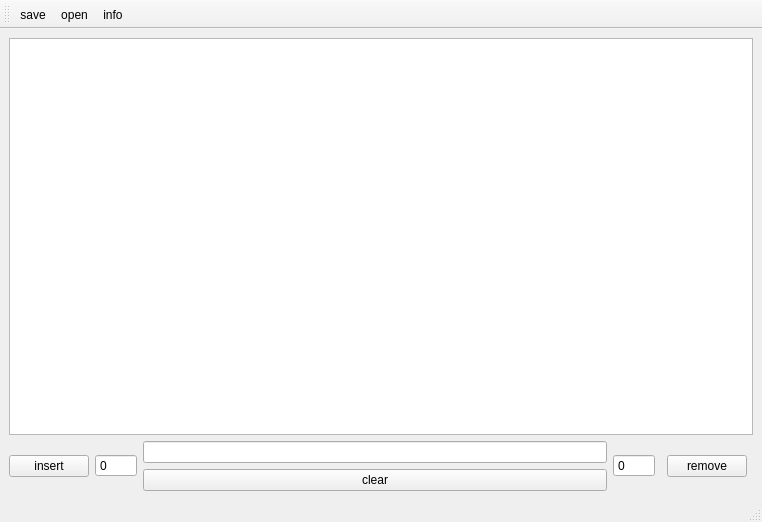
<?xml version="1.0" encoding="UTF-8"?>
<ui version="4.0">
 <class>MainWindow</class>
 <widget class="QMainWindow" name="MainWindow">
  <property name="geometry">
   <rect>
    <x>0</x>
    <y>0</y>
    <width>762</width>
    <height>522</height>
   </rect>
  </property>
  <property name="windowTitle">
   <string>MainWindow</string>
  </property>
  <widget class="QWidget" name="centralwidget">
   <layout class="QGridLayout" name="gridLayout">
    <item row="1" column="1" rowspan="2">
     <widget class="QSpinBox" name="line_insert">
      <property name="buttonSymbols">
       <enum>QAbstractSpinBox::NoButtons</enum>
      </property>
      <property name="minimum">
       <number>-9999</number>
      </property>
      <property name="maximum">
       <number>9999</number>
      </property>
     </widget>
    </item>
    <item row="1" column="2">
     <widget class="QLineEdit" name="avl_tree">
      <property name="readOnly">
       <bool>true</bool>
      </property>
     </widget>
    </item>
    <item row="1" column="0" rowspan="2">
     <widget class="QPushButton" name="button_insert">
      <property name="inputMethodHints">
       <set>Qt::ImhDigitsOnly</set>
      </property>
      <property name="text">
       <string>insert</string>
      </property>
     </widget>
    </item>
    <item row="0" column="0" colspan="7">
     <widget class="QGraphicsView" name="visualiztion"/>
    </item>
    <item row="2" column="2">
     <widget class="QPushButton" name="clear">
      <property name="text">
       <string>clear</string>
      </property>
     </widget>
    </item>
    <item row="1" column="3" rowspan="2">
     <widget class="QSpinBox" name="line_remove">
      <property name="buttonSymbols">
       <enum>QAbstractSpinBox::NoButtons</enum>
      </property>
      <property name="minimum">
       <number>-9999</number>
      </property>
      <property name="maximum">
       <number>9999</number>
      </property>
     </widget>
    </item>
    <item row="1" column="5" rowspan="2">
     <widget class="QPushButton" name="button_remove">
      <property name="text">
       <string>remove</string>
      </property>
     </widget>
    </item>
   </layout>
  </widget>
  <widget class="QStatusBar" name="statusbar"/>
  <widget class="QMenuBar" name="menubar">
   <property name="geometry">
    <rect>
     <x>0</x>
     <y>0</y>
     <width>762</width>
     <height>26</height>
    </rect>
   </property>
  </widget>
  <widget class="QToolBar" name="toolBar">
   <property name="windowTitle">
    <string>toolBar</string>
   </property>
   <attribute name="toolBarArea">
    <enum>TopToolBarArea</enum>
   </attribute>
   <attribute name="toolBarBreak">
    <bool>false</bool>
   </attribute>
   <addaction name="actionsave"/>
   <addaction name="actionopen"/>
   <addaction name="actioninfo"/>
  </widget>
  <action name="actionsave">
   <property name="text">
    <string>save</string>
   </property>
  </action>
  <action name="actionopen">
   <property name="text">
    <string>open</string>
   </property>
  </action>
  <action name="actioninfo">
   <property name="text">
    <string>info</string>
   </property>
  </action>
  <action name="actionabout">
   <property name="text">
    <string>about</string>
   </property>
  </action>
 </widget>
 <resources/>
 <connections/>
</ui>
